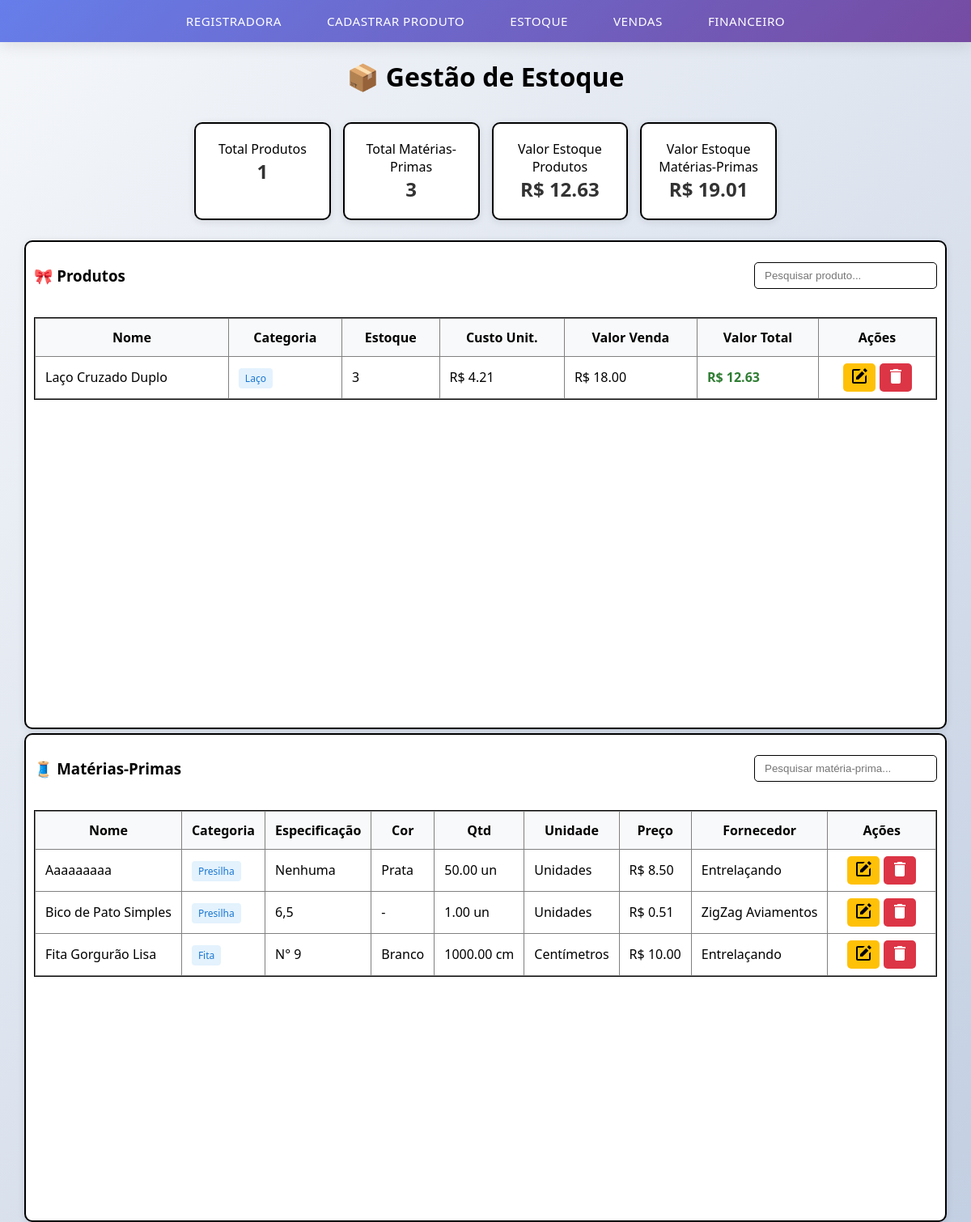
The app's page /, older data.
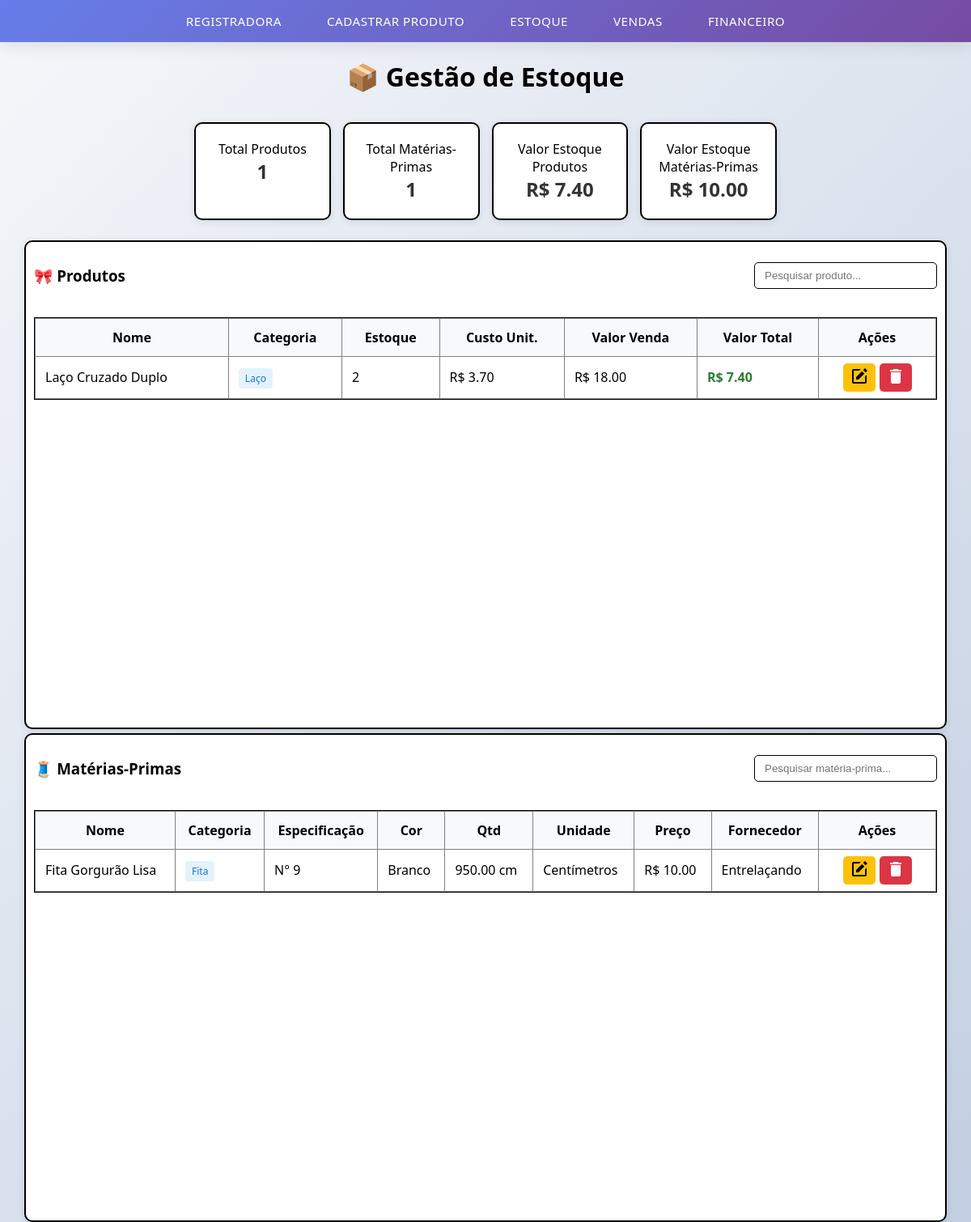
The same page, newer data.
### app/models.py (models this page shows, shortened)
class Produto(models.Model):
    CATEGORIAS = [
        ('LACO', 'Laço'),
        ('TIARA', 'Tiara'),
        ('FAIXA', 'Faixa'),
    ]
    nome = models.CharField(max_length=100)
    categoria = models.CharField(max_length=10, choices=CATEGORIAS)
    quantidade_em_estoque = models.PositiveIntegerField(default=0)
    custo_fixo_total = models.DecimalField(max_digits=10, decimal_places=2, default=0)  # Custo fixo UNITÁRIO
    valor_venda = models.DecimalField(max_digits=10, decimal_places=2, null=True, blank=True)
    lucro_por_venda = models.DecimalField(max_digits=10, decimal_places=2, default=0)
    data_cadastro = models.DateField(default=timezone.now)
    @property
    def custo_total(self):
        total_materiais = sum([m.valor_total for m in self.materiais_usados.all()])
        return total_materiais + (self.custo_fixo_total or 0)
    @property
    def valor_total(self):
        return self.custo_total * self.quantidade_em_estoque

class MaterialUsado(models.Model):
    C_UNIDADE = [
        ('QUANTIDADE', 'Quantidade'),
        ('CM', 'Centímetro'),
    ]
    produto = models.ForeignKey(Produto, on_delete=models.CASCADE, related_name="materiais_usados")
    compra_materia_prima = models.ForeignKey('CompraMateriaPrima', on_delete=models.CASCADE, null=True, blank=True)
    tipo_unidade = models.CharField(max_length=20, choices=C_UNIDADE, default='CM')
    qtd_material_usado = models.DecimalField(max_digits=10, decimal_places=2)
    @property
    def valor_unitario(self):
        compra = self.compra_materia_prima
        if not compra:
            return Decimal(0)
        if self.tipo_unidade == 'CM':
            return compra.valor_por_cm or Decimal(0)
        return compra.valor_por_quantidade or Decimal(0)
    @property
    def valor_total(self):
        return self.valor_unitario * self.qtd_material_usado

class CompraMateriaPrima(models.Model):
    C_UNIDADE = [
        ('QUANTIDADE', 'Quantidade'),
        ('CM', 'Centímetro'),
    ]
    materia_prima = models.ForeignKey(MateriaPrima, on_delete=models.CASCADE, related_name='compras')
    unidade = models.CharField(max_length=20, choices=C_UNIDADE)
    unidade_em_quantidade = models.DecimalField(max_digits=10, decimal_places=2, blank=True, null=True)
    unidade_em_cm = models.DecimalField(max_digits=10, decimal_places=2, blank=True, null=True)
    valor_por_quantidade = models.DecimalField(max_digits=10, decimal_places=2, blank=True, null=True)
    valor_por_cm = models.DecimalField(max_digits=10, decimal_places=4, blank=True, null=True)
    preco = models.DecimalField(max_digits=10, decimal_places=2)
    marca = models.CharField(max_length=100, blank=True, null=True, default='Genérico')
    fornecedor = models.CharField(max_length=100, blank=True, null=True)
    data_compra = models.DateField(default=timezone.now)

class MateriaPrima(models.Model):
    C_CATEGORIA = [
        ('FITA', 'Fita'),
        ('LINHA', 'Linha'),
        ('ENFEITE', 'Enfeite'),
        ('PRESILHA', 'Presilha'),
        ('ARCO', 'Arco'),
        ('OUTROS', 'Outros'),
    ]
    nome = models.CharField(max_length=100)
    categoria = models.CharField(max_length=100, choices=C_CATEGORIA)
    especificacao = models.CharField(max_length=100)
    cor = models.CharField(max_length=100, blank=True, null=True)

### app/views.py (the view)
# urls.py: path('', views.estoque, name='estoque'),
def estoque(request):
    produtos = Produto.objects.all().order_by('nome')
    materias = MateriaPrima.objects.all().order_by('nome')
    valor_total_produtos = sum([(p.custo_total or Decimal(0)) * (p.quantidade_em_estoque or 0) for p in produtos])
    valor_total_materias = Decimal(0)
    for m in materias:
        last_compra = m.compras.last()
        if last_compra and last_compra.preco:
            valor_total_materias += last_compra.preco
    context = {
        'produtos': produtos,
        'materias': materias,
        'valor_total_produtos': f"{valor_total_produtos:.2f}",
        'valor_total_materias': f"{valor_total_materias:.2f}",
    }
    return render(request, 'estoque.html', context)

### app/templates/estoque.html (shortened to what the changed rows need)
{% extends "base.html" %}
{% load static %}
{% block content %}
<div class="page estoque-page">
    <h1 class="titulo">📦 Gestão de Estoque</h1>
    <div class="cards-row">
        <div class="card small">
            <div class="card-title">Total Matérias-Primas</div>
            <div class="card-value">{{ materias.count }}</div>
        </div>
        <div class="card small">
            <div class="card-title">Valor Estoque Produtos</div>
            <div class="card-value">R$ {{ valor_total_produtos }}</div>
        </div>
        <div class="card small">
            <div class="card-title">Valor Estoque Matérias-Primas</div>
            <div class="card-value">R$ {{ valor_total_materias }}</div>
        </div>
    </div>
</div>
<div class="coluna">
    <div class="tabelas-container">
        <section class="panel">
            <div class="table-wrap">
                <table id="tabela-produtos" class="table">
                    <thead>
                        <tr>
                            <th>Nome</th>
                            <th>Categoria</th>
                            <th>Estoque</th>
                            <th>Custo Unit.</th>
                            <th>Valor Venda</th>
                            <th>Valor Total</th>
                            <th class="actions-header">Ações</th>
                        </tr>
                    </thead>
                    <tbody id="tbody-produtos">
                        {% for p in produtos %}
                        <tr data-id="{{ p.id }}">
                            <td>{{ p.nome }}</td>
                            <td><span class="badge categoria">{{ p.get_categoria_display }}</span></td>
                            <td class="{% if p.quantidade_em_estoque == 0 %}estoque-zero{% endif %}">
                                {{ p.quantidade_em_estoque }}
                            </td>
                            <td>R$ {{ p.custo_total|floatformat:2 }}</td>
                            <td>R$ {{ p.valor_venda|floatformat:2|default:"-" }}</td>
                            <td class="valor-total">
                                R$ {{ p.valor_total|floatformat:2 }}
                            </td>
                            <td class="actions-cell">
                                <div class="actions">
                                    <button class="btn btn-sm btn-editar" onclick="editarProduto({{ p.id }})">
                                    <span class="bxs--edit"></span>
                                    </button>
                                    <button class="btn btn-sm btn-excluir" onclick="excluirProduto({{ p.id }})">
                                    <span class="mdi--trash"></span>
                                    </button>
                                </div>
                            </td>
                        </tr>
                        {% empty %}
                        <tr>
                            <td colspan="7" class="text-center">Nenhum produto cadastrado</td>
                        </tr>
                        {% endfor %}
                    </tbody>
                </table>
            </div>
        </section>
        <section class="panel">
            <div class="table-wrap">
                <table id="tabela-materias" class="table">
                <thead>
                    <tr>
                        <th>Nome</th>
                        <th>Categoria</th>
                        <th>Especificação</th>
                        <th>Cor</th>
                        <th>Qtd</th>
                        <th>Unidade</th>
                        <th>Preço</th>
                        <th>Fornecedor</th>
                        <th class="actions-header">Ações</th>
                    </tr>
                </thead>
                <tbody id="tbody-materias">
                    {% for m in materias %}
                    {% with compra=m.compras.last %}
                    <tr data-id="{{ m.id }}">
                        <td>{{ m.nome }}</td>
                        <td><span class="badge categoria">{{ m.get_categoria_display }}</span></td>
                        <td>{{ m.especificacao }}</td>
                        <td>{{ m.cor|default:"-" }}</td>
                        <td>
                            {% if compra %}
                                {% if compra.unidade == "CM" %}
                                    {{ compra.unidade_em_cm }} cm
                                {% else %}
                                    {{ compra.unidade_em_quantidade }} un
                                {% endif %}
                            {% else %}
                                -
                            {% endif %}
                        </td>
                        <td>
                            {% if compra %}
                                {% if compra.unidade == "CM" %}Centímetros{% else %}Unidades{% endif %}
                            {% else %}
                                -
                            {% endif %}
                        </td>
                        <td>
                            {% if compra %}
                                R$ {{ compra.preco|floatformat:2 }}
                            {% else %}-{% endif %}
                        </td>
                        <td>{{ compra.fornecedor|default:"-" }}</td>
                        <td class="actions-cell">
                            <div class="actions">
                                <button class="btn btn-sm btn-editar" onclick="editarMateria({{ m.id }})">
                                    <span class="bxs--edit"></span>
                                </button>
                                <button class="btn btn-sm btn-excluir" onclick="excluirMateria({{ m.id }})">
                                    <span class="mdi--trash"></span>
                                </button>
                            </div>
                        </td>
                    </tr>
                    {% endwith %}
                    {% empty %}
                    <tr>
                        <td colspan="10" class="text-center">Nenhuma matéria-prima cadastrada</td>
                    </tr>
                    {% endfor %}
                </tbody>
                </table>
            </div>
        </section>
    </div>
</div>
{% block scripts %}
<link rel="stylesheet" href="{% static 'css/estoque.css' %}">
{% endblock %}
{% endblock %}

Row changes from the older to the newer data that the page shows:
removed MateriaPrima: nome "Aaaaaaaaa", categoria "Presilha", especificacao "Nenhuma", cor "Prata", compras.last.unidade_em_quantidade "50.00", shows "Unidades", compras.last.preco "8.50", compras.last.fornecedor "Entrelaçando"
removed MateriaPrima: nome "Bico de Pato Simples", categoria "Presilha", especificacao "6,5", cor "-", compras.last.unidade_em_quantidade "1.00", shows "Unidades", compras.last.preco "0.51", compras.last.fornecedor "ZigZag Aviamentos"
changed Produto "Laço Cruzado Duplo": quantidade_em_estoque "3" → "2"; custo_total "4.21" → "3.70"; valor_total "12.63" → "7.40"
changed through a linked row, MateriaPrima "Fita Gorgurão Lisa": compras.last.unidade_em_cm "1000.00" → "950.00"
Text that changed along with them:
{{ materias.count }}: "3" → "1"
{{ valor_total_produtos }}: "12.63" → "7.40"
{{ valor_total_materias }}: "19.01" → "10.00"
